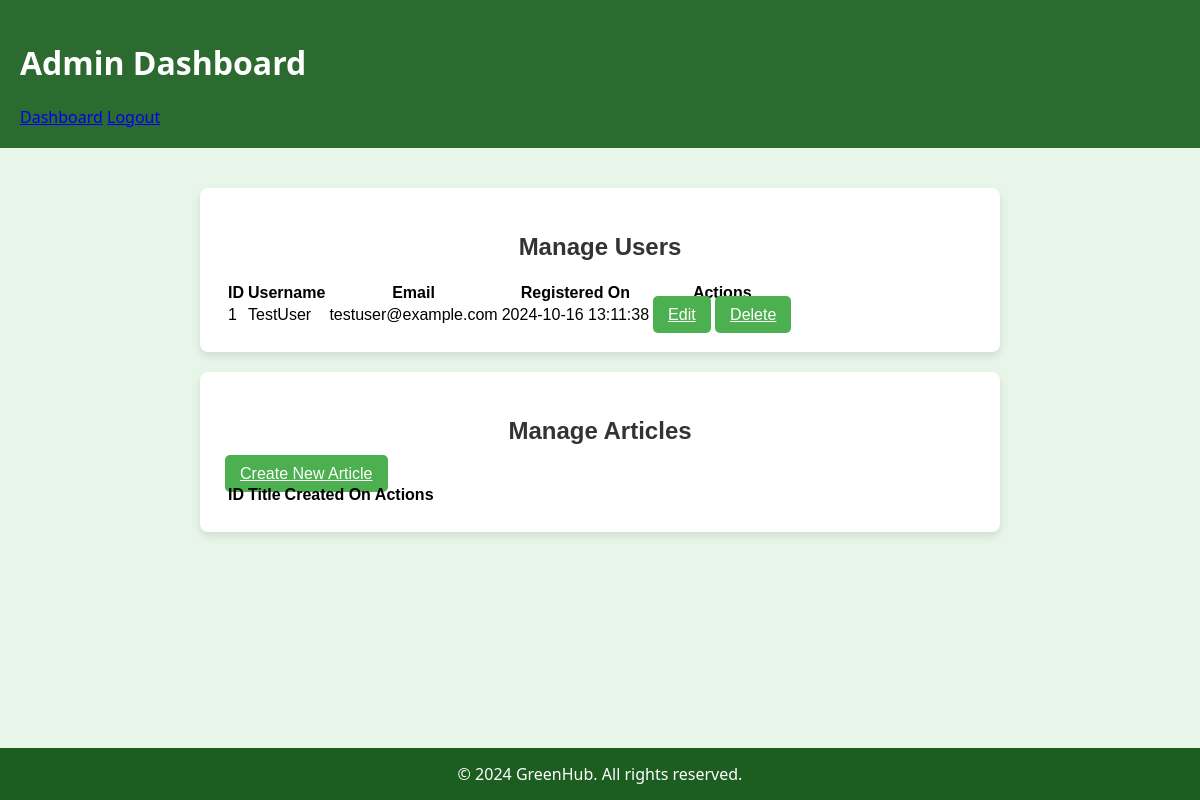
/admin/dashboard.php (signed in), run on an earlier commit of the app's database.
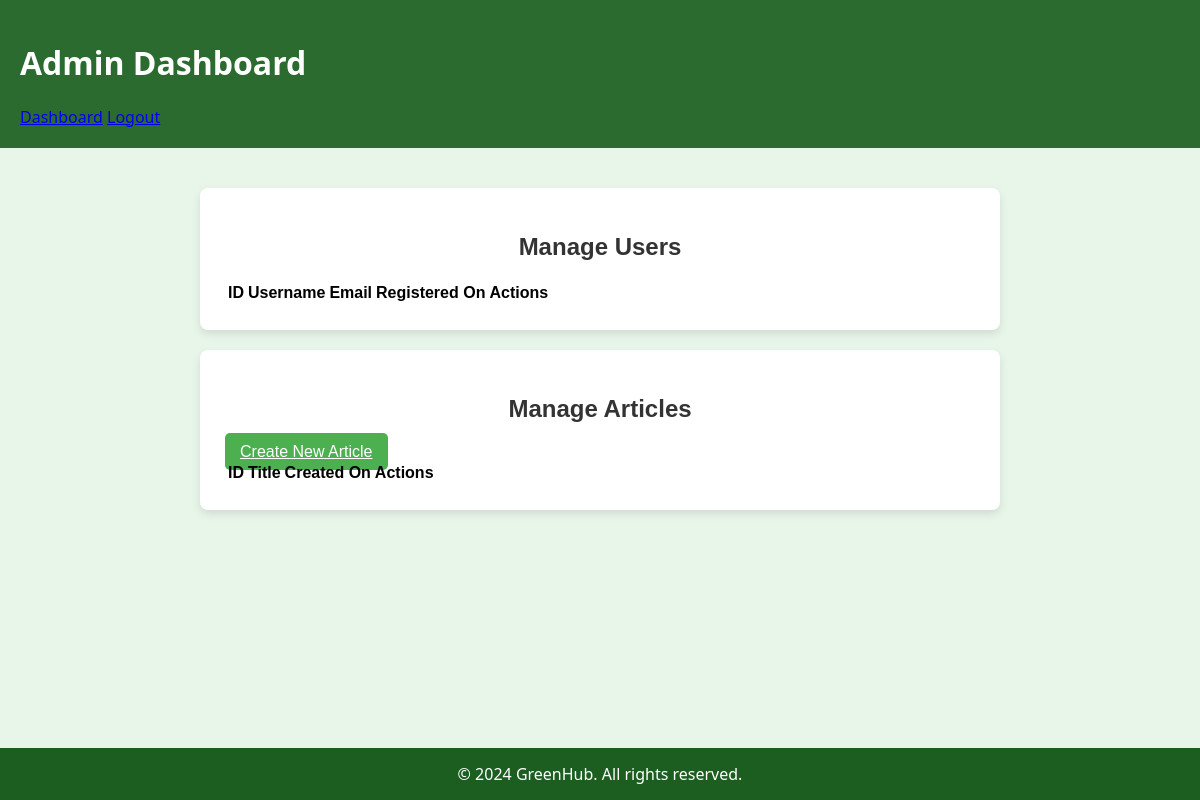
And on a later commit of the database.
### tables this page shows
CREATE TABLE IF NOT EXISTS `users` (
  `id` int(11) NOT NULL AUTO_INCREMENT,
  `username` varchar(50) NOT NULL,
  `email` varchar(100) NOT NULL,
  `password` varchar(255) NOT NULL,
  `created_at` timestamp NOT NULL DEFAULT current_timestamp(),
  `bio` text DEFAULT NULL,
  `profile_pic` varchar(255) DEFAULT NULL,
  PRIMARY KEY (`id`),
  UNIQUE KEY `username` (`username`),
  UNIQUE KEY `email` (`email`)
);

### admin/dashboard.php (the view, shortened to what this page needs)
<?php
include '../php/database.php';
$stmt = $conn->prepare("SELECT id, username, email, created_at FROM users");
$stmt->execute();
$result = $stmt->get_result();
$users = $result->fetch_all(MYSQLI_ASSOC);
?>
<!DOCTYPE html>
<html lang="en">
<head>
    <link rel="stylesheet" href="../css/styles.css">
</head>
<body>
<header>
    <h1>Admin Dashboard</h1>
    <nav>
        <a href="../admin/dashboard.php">Dashboard</a>
        <a href="../php/logout.php">Logout</a>
    </nav>
</header>
<main class="dashboard-container">
    <section>
        <h2>Manage Users</h2>
        <table class="user-table">
            <thead>
                <tr>
                    <th>ID</th>
                    <th>Username</th>
                    <th>Email</th>
                    <th>Registered On</th>
                    <th>Actions</th>
                </tr>
            </thead>
            <tbody>
                <?php foreach ($users as $user): ?>
                    <tr>
                        <td><?php echo htmlspecialchars($user['id']); ?></td>
                        <td><?php echo htmlspecialchars($user['username']); ?></td>
                        <td><?php echo htmlspecialchars($user['email']); ?></td>
                        <td><?php echo htmlspecialchars($user['created_at']); ?></td>
                        <td>
                            <a href="edit_user.php?id=<?php echo $user['id']; ?>" class="btn btn-edit">Edit</a>
                            <a href="delete_user.php?id=<?php echo $user['id']; ?>" class="btn btn-delete" onclick="return confirm('Are you sure you want to delete this user?');">Delete</a>
                        </td>
                    </tr>
                <?php endforeach; ?>
            </tbody>
        </table>
    </section>
    <section>
        <h2>Manage Articles</h2>
        <a href="create_article.php" class="btn">Create New Article</a>
        <table class="user-table">
            <thead>
                <tr>
                    <th>ID</th>
                    <th>Title</th>
                    <th>Created On</th>
                    <th>Actions</th>
                </tr>
            </thead>
        </table>
    </section>
</main>
<footer>
    <p>&copy; <?php echo date("Y"); ?> GreenHub. All rights reserved.</p>
</footer>
</body>
</html>

### css/styles.css (style rules this page uses)
body { font-family: 'Segoe UI', Tahoma, Geneva, Verdana, sans-serif; margin: 0; padding: 0; background-color: #e8f5e9; transition: background-color 0.3s ease; }
header { position: relative; padding: 20px; background: #2c6b2f; color: #fff; transition: background-color 0.3s ease; }
nav { position: relative; }
section { padding: 25px; margin: 20px auto; background-color: white; border-radius: 8px; box-shadow: 0 4px 8px rgba(0, 0, 0, 0.1); max-width: 1200px; transition: box-shadow 0.3s ease; }
footer { background-color: #1b5e20; color: white; text-align: center; padding: 15px 0; position: fixed; width: 100%; bottom: 0; transition: background-color 0.3s ease; }
footer p { margin: 0; }

### admin/dashboard.php (style rules this page uses)
.dashboard-container { max-width: 800px; margin: auto; padding: 20px; font-family: Arial, sans-serif; }
.dashboard-container h2 { text-align: center; color: #333; }
.btn { background-color: #4CAF50; color: white; border: none; padding: 10px 15px; cursor: pointer; border-radius: 5px; }

What changed in the data, as far as the page shows it:
removed users: id "1", username "TestUser", email "testuser@example.com", created_at "2024-10-16 13:11:38"
